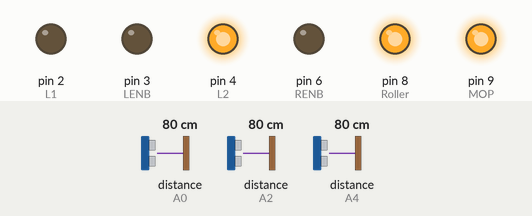
Bench run of a sketch on a simulated Arduino Uno, built with avr-gcc and run on an emulated ATmega328P. Shown: output pins drawn as LEDs (lit = HIGH). Wiring (inferred from the names in the program): 3 × ultrasonic range finder: trigger A1, echo A0 / trigger A3, echo A2 / trigger A5, echo A4. The test bench sets the inputs (shaded band); at power-on: distance to the obstacle (sensors on A0, A2, A4) 80 cm. The echo pulse lasts 58.3 µs per cm; pins used as bus, display or sensor lines are not drawn.

Above: at 1.3 s.
1.4 s: distance to the obstacle (sensor on A0) set to 35 cm
2.9 s: distance to the obstacle (sensor on A0) set to 28 cm
At 4.0 s:
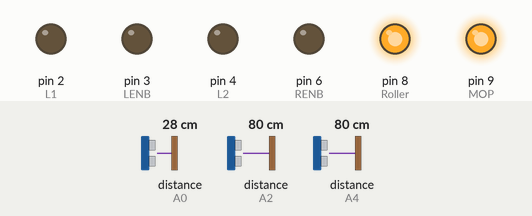
4.5 s: distance to the obstacle (sensor on A2) set to 35 cm
6.0 s: distance to the obstacle (sensor on A2) set to 28 cm
At 6.7 s:
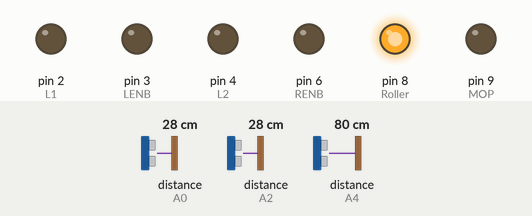
7.6 s: distance to the obstacle (sensor on A0) set to 60 cm
At 8.7 s:
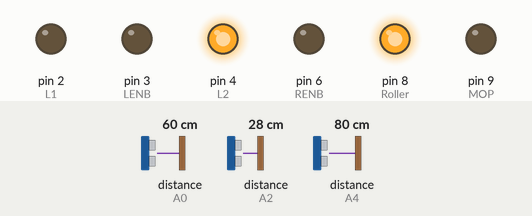
9.1 s: distance to the obstacle (sensor on A2) set to 23 cm
10.6 s: distance to the obstacle (sensor on A2) set to 20 cm
At 11.2 s:
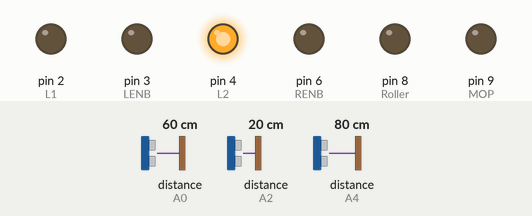
Timing chart, 0 to 13.2 s (numbered marks = the images above; inputs shaded):
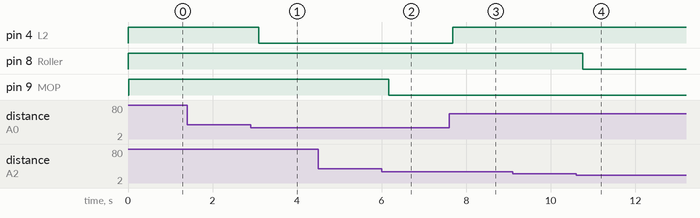

Measured:
- the behaviour switches between 32 and 31 cm on distance to the obstacle (sensor on A0) (found by bisection; images 0 and 1)
- the behaviour switches between 32 and 31 cm on distance to the obstacle (sensor on A2) (found by bisection; images 1 and 2)
- the behaviour switches between 22 and 21 cm on distance to the obstacle (sensor on A2) (found by bisection; images 3 and 4)
- after the input at 1.4 s, every drawn part: stays the same
- after the input at 2.9 s, pin 4 (L2): HIGH → LOW after 0.19 s
- after the input at 4.5 s, every drawn part: stays the same
- after the input at 6.0 s, pin 9 (MOP): HIGH → LOW after 0.16 s
- after the input at 7.6 s, pin 4 (L2): LOW → HIGH after 0.09 s
- after the input at 9.1 s, every drawn part: stays the same
- after the input at 10.6 s, pin 8 (Roller): HIGH → LOW after 0.16 s

The sketch:

check-sensors.ino
```cpp
// Define pins
#define L1 2
#define L2 4
#define LENB 3

#define R1 5
#define R2 7
#define RENB 6

#define Roller 8
#define MOP 9
#define Pump 12
#define Dry 11

#define Usf_Echo A0
#define Usf_Trig A1

#define Usl_Echo A2
#define Usl_Trig A3

#define Usr_Echo A4
#define Usr_Trig A5
int motor_speed = 255;

void setup() {
  // Initialize the serial communication
  Serial.begin(9600);

  // Initialize the sensor pins
  pinMode(Usf_Trig, OUTPUT);
  pinMode(Usf_Echo, INPUT);
  pinMode(Usl_Trig, OUTPUT);
  pinMode(Usl_Echo, INPUT);
  pinMode(Usr_Trig, OUTPUT);
  pinMode(Usr_Echo, INPUT);

  pinMode(L1, OUTPUT);
  pinMode(L2, OUTPUT);
  pinMode(LENB, OUTPUT);
  pinMode(R1, OUTPUT);
  pinMode(R2, OUTPUT);
  pinMode(RENB, OUTPUT);
  pinMode(Roller, OUTPUT);
  pinMode(MOP, OUTPUT);
}

void loop() {

   long distanceLeft = readUltrasonicDistance(Usf_Trig, Usf_Echo);

  if (distanceLeft > 30) {
    // Move forward if no obstacle
    digitalWrite(L1, LOW);
    analogWrite(L2, motor_speed);
    analogWrite(R1, motor_speed);
    digitalWrite(R2, LOW);

  } else {
    // Stop the robot if an obstacle is detected
    digitalWrite(L1, LOW);
    digitalWrite(L2, LOW);

    digitalWrite(R1, LOW);
    digitalWrite(R2, LOW);

  }

    long distanceL = readUltrasonicDistance(Usl_Trig, Usl_Echo);

  if (distanceL > 20) {
    // Move forward if no obstacle
    digitalWrite(Roller, HIGH);

  } else {
    // Stop the robot if an obstacle is detected
   digitalWrite(Roller, LOW);
  }

  long distanceR = readUltrasonicDistance(Usr_Trig, Usr_Echo);

  if (distanceL > 30) {
    // Move forward if no obstacle
    digitalWrite(MOP, HIGH);

  } else {
    // Stop the robot if an obstacle is detected
   digitalWrite(MOP, LOW);
  }


/*
  // Read and print distance from left sensor


  if (distanceLeft > 30){
  analogWrite(L1, motor_speed);
  digitalWrite(L2, LOW);
  analogWrite(R1, motor_speed);
  digitalWrite(R2, LOW);
  Serial.print("Left Distance: ");
  Serial.print(distanceLeft);
  Serial.println(" cm");
  }

  // Read and print distance from right sensor
  long distanceRight = readUltrasonicDistance(Usr_Trig, Usr_Echo);

  if (distanceRight > 30){

  Serial.println("Right");
  digitalWrite(L1, LOW);
  analogWrite(L2, motor_speed);
  digitalWrite(R1, LOW);
  analogWrite(R2, motor_speed);

  Serial.print("Right Distance: ");
  Serial.print(distanceRight);
  Serial.println(" cm");
  }
*/
  // Wait a bit before next measurement
  delay(500);
}

long readUltrasonicDistance(int trigPin, int echoPin) {
  // Send a 10us pulse to trigger pin
  digitalWrite(trigPin, LOW);
  delayMicroseconds(2);
  digitalWrite(trigPin, HIGH);
  delayMicroseconds(10);
  digitalWrite(trigPin, LOW);

  // Read the time for the echo to return
  long duration = pulseIn(echoPin, HIGH);

  // Calculate the distance (duration / 2) / 29.1
  long distance = (duration / 2) / 29.1;

  return distance;
}
```
